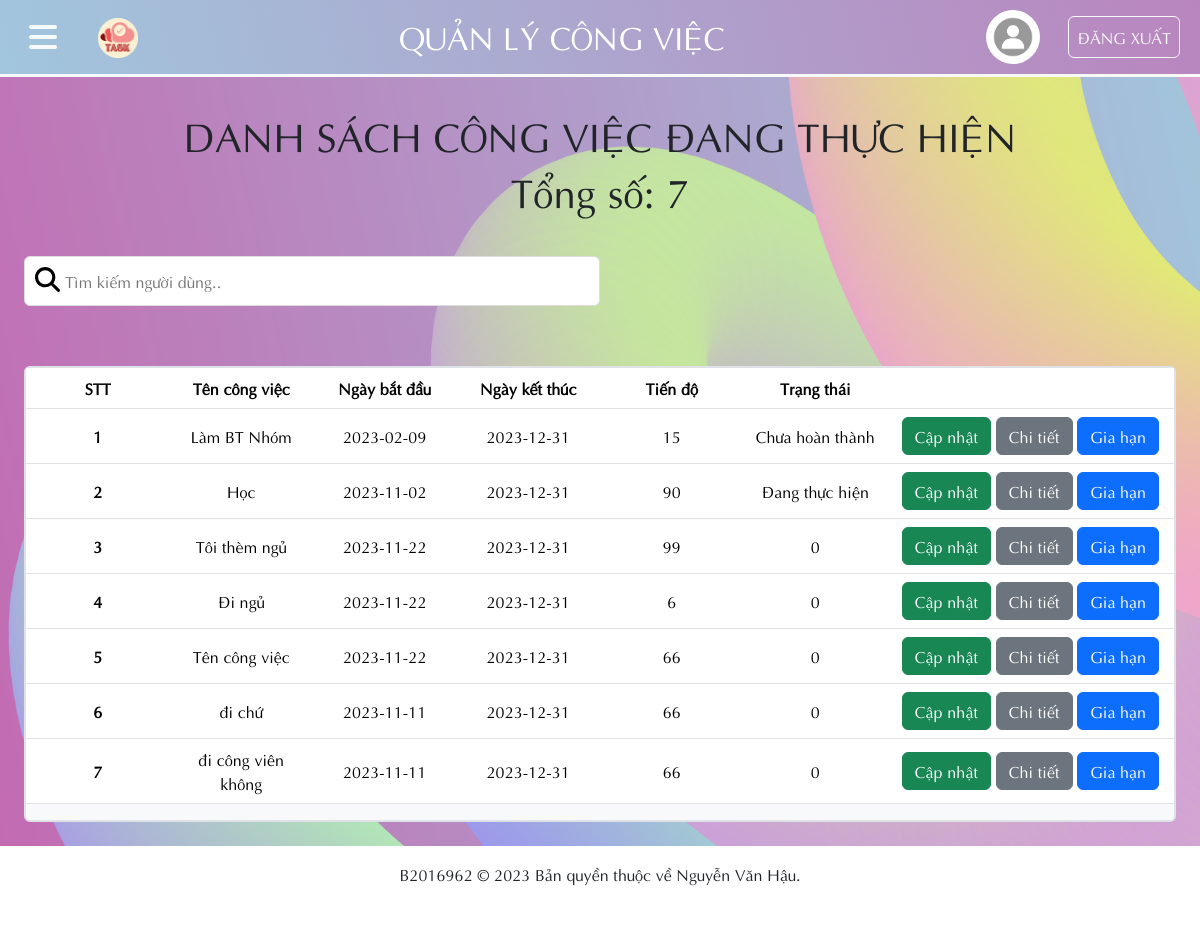
The app's page /User/nd_cv_thuchien.php (signed in) with its own data.
### tables this page shows
CREATE TABLE `congviec` (
  `CV_MA` int(10) NOT NULL,
  `CV_TEN` varchar(50) NOT NULL,
  `CV_NGAYBATDAU` date NOT NULL,
  `CV_NGAYKETTHUC` date NOT NULL,
  `CV_NOIDUNG` text NOT NULL,
  `CV_TIENDO` varchar(50) NOT NULL,
  `CV_TRANGTHAICV` varchar(50) NOT NULL,
  `CV_NGAYTAO` date NOT NULL,
  `CV_NTH` int(10) NOT NULL,
  `CV_NGS` int(10) NOT NULL,
  `LCV_MA` int(10) NOT NULL
);

### User/nd_cv_thuchien.php (the view, shortened to what this page needs)
<?php include_once '../condb/condb.php';
$email = $_SESSION['nguoidung'];
$query = "select * from nguoidung where ND_EMAIL ='$email'";
$sql = mysqli_query($conn, $query);
$nguoidung = mysqli_fetch_assoc($sql);
$nd_ma = $nguoidung['ND_MA'];
?>
<!DOCTYPE html>
<html lang="en">
<head>
    <link href="../styles/style.css?v=<?php echo time(); ?>" rel="stylesheet" type="text/css" />
    <link href="https://cdn.jsdelivr.net/npm/bootstrap@5.3.2/dist/css/bootstrap.min.css" rel="stylesheet"
>
    <link rel="stylesheet" href="https://cdnjs.cloudflare.com/ajax/libs/font-awesome/6.4.2/css/all.min.css">
</head>
<body>
    <header>
        <nav class=" navbar navbar-expand custom_navbar_bg fixed-top border-bottom border-light border-3">
            <button class=" btn mx-3" type="button" data-bs-toggle="offcanvas" data-bs-target="#sidebar_content" aria-controls="sidebar_content">
                <i class="fa-solid fs-2 text-light fa-bars"></i>
            </button>
            <div class="container-fluid">
                <a class="navbar-brand text-white fs-4" href="nguoidung.php"><img src="../image/logo.png" style="width: 40px;" class="w3-circle"></a>
                <a class="navbar-brand text-white fs-2"> QUẢN LÝ CÔNG VIỆC </a>
                <div class="">
                    <a href="#"><img class="rounded-circle me-4" width="54px" src="../Image/default_avatar.jpg" alt="Profile Picture"></a>
                    <a class="btn btn-outline-light px-2 py-2 me-2" href="dangxuat.php" role="button">ĐĂNG XUẤT</a>
                </div>
            </div>
        </nav>
    </header>
    <main>
        <?php
    $query_cv = "select * from congviec where CV_NTH =$nd_ma and CV_TIENDO  > 0 and CV_TIENDO < 100 and CV_NGAYKETTHUC > NOW()";
    $ds_cv = mysqli_query($conn, $query_cv);
    $soluong_cv = $ds_cv->num_rows;
    ?>
        <div class="container w-80 rounded-4 p-2">
            <h1 class="text-center ">DANH SÁCH CÔNG VIỆC ĐANG THỰC HIỆN</h1>
            <h1 class="text-center ">Tổng số: <?php echo $soluong_cv;?></h1>
        </div>
        <div class="rounded p-4 d-flex justify-content-sm-between">
            <input class="rounded-2" type="text" id="searchBar" placeholder="Tìm kiếm người dùng.." title="Nhập thông tin người dùng">
        </div>
        <div class="m-4 ms-4 rounded bg-light table_container border border-2">
            <table id="dataTable" class="table text-center align-middle">
                <thead class="align-middle">
                    <tr>
                        <th scope="col">STT</th>
                        <th scope="col">Tên công việc</th>
                        <th scope="col">Ngày bắt đầu</th>
                        <th scope="col">Ngày kết thúc</th>
                        <th scope="col">Tiến độ</th>
                        <th scope="col">Trạng thái</th>
                        <th class="w-25" scope="col"></th>
                    </tr>
                </thead>
                <tbody>
                    <?php
$i = 1;
while ($cv = mysqli_fetch_assoc($ds_cv)):
    ?>
                    <tr>
                        <th scope="row">
                            <?php echo $i;
    $i += 1; ?>
                        </th>
                        <td>
                            <?php echo $cv['CV_TEN']; ?>
                        </td>
                        <td>
                            <?php echo $cv['CV_NGAYBATDAU']; ?>
                        </td>
                        <td>
                            <?php echo $cv['CV_NGAYKETTHUC']; ?>
                        </td>
                        <td>
                            <?php echo $cv['CV_TIENDO']; ?>
                        </td>
                        <td>
                            <?php echo $cv['CV_TRANGTHAICV']; ?>
                        </td>
                        <td class="w-25">
                            <button title="Cập nhật tiến độ" type="button" class="btn-success btn" data-toggle="modal" data-target="#myModal">
                                Cập nhật
                            </button>
                            <button title="Cập nhật tiến độ" type="button" class="btn-secondary btn" data-toggle="modal" data-target="#myModal">
                                Chi tiết
                            </button>
                            <button title="Cập nhật tiến độ" type="button" class="btn-primary btn" data-toggle="modal" data-target="#myModal">
                                Gia hạn
                            </button>
                        </td>
                    </tr>
                    <?php
endwhile;
?>
                </tbody>
            </table>
        </div>
    </main>
    <footer class="footer_container d-flex justify-content-center p-3 text-dark">
        <p>B2016962 &copy; 2023 Bản quyền thuộc về Nguyễn Văn Hậu.</p>
    </footer>
</body>
</html>

### styles/style.css (style rules this page uses)
* { margin: 0; padding: 0; box-sizing: border-box; font-family: Aptima; }
body { background-image: url(../Image/background.png); background-repeat: no-repeat; background-size: cover; background-attachment: fixed; }
nav { transition: all 0.2s ease-in-out; }
.custom_navbar_bg { background-image: linear-gradient(75deg, #a1c6dd 0%, #a1c6dd 0%, #b985be 100%); }
.footer_container { min-height: 80px; background-color: #ffffff; }
footer { background-color: rgba(225, 225, 225, 0.4); backdrop-filter: blur(10px); min-height: 60px; }
main { min-height: 620px; margin-top: 80px; padding-top: 24px; }
@media (min-width: 992px) { .container, .container-lg, .container-md, .container-sm { max-width: 960px; min-width: 700px; } }
#searchBar { background-image: url(../Image/SearchIcon.svg); background-position: 10px 10px; background-size: 25px; background-repeat: no-repeat; width: 50%; font-size: 16px; padding: 12px 20px 12px 40px; border: 1px solid #ddd; margin-bottom: 12px; }
table { width: 100%; }
thead, tbody tr { display: table; width: 100%; table-layout: fixed; }
tbody { display: block; overflow-y: auto; table-layout: fixed; max-height: 500px; }
.table_container { min-height: 360px; }

### records on screen
congviec: CV_TEN "Làm BT Nhóm", CV_NGAYBATDAU "2023-02-09", CV_NGAYKETTHUC "2023-12-31", CV_TIENDO "15", CV_TRANGTHAICV "Chưa hoàn thành"
congviec: CV_TEN "Học", CV_NGAYBATDAU "2023-11-02", CV_NGAYKETTHUC "2023-12-31", CV_TIENDO "90", CV_TRANGTHAICV "Đang thực hiện"
congviec: CV_TEN "Tôi thèm ngủ", CV_NGAYBATDAU "2023-11-22", CV_NGAYKETTHUC "2023-12-31", CV_TIENDO "99", CV_TRANGTHAICV "0"
congviec: CV_TEN "Đi ngủ", CV_NGAYBATDAU "2023-11-22", CV_NGAYKETTHUC "2023-12-31", CV_TIENDO "6", CV_TRANGTHAICV "0"
congviec: CV_TEN "Tên công việc", CV_NGAYBATDAU "2023-11-22", CV_NGAYKETTHUC "2023-12-31", CV_TIENDO "66", CV_TRANGTHAICV "0"
congviec: CV_TEN "đi chứ", CV_NGAYBATDAU "2023-11-11", CV_NGAYKETTHUC "2023-12-31", CV_TIENDO "66", CV_TRANGTHAICV "0"
congviec: CV_TEN "đi công viên không", CV_NGAYBATDAU "2023-11-11", CV_NGAYKETTHUC "2023-12-31", CV_TIENDO "66", CV_TRANGTHAICV "0"

### other values on screen
$soluong_cv "7"
